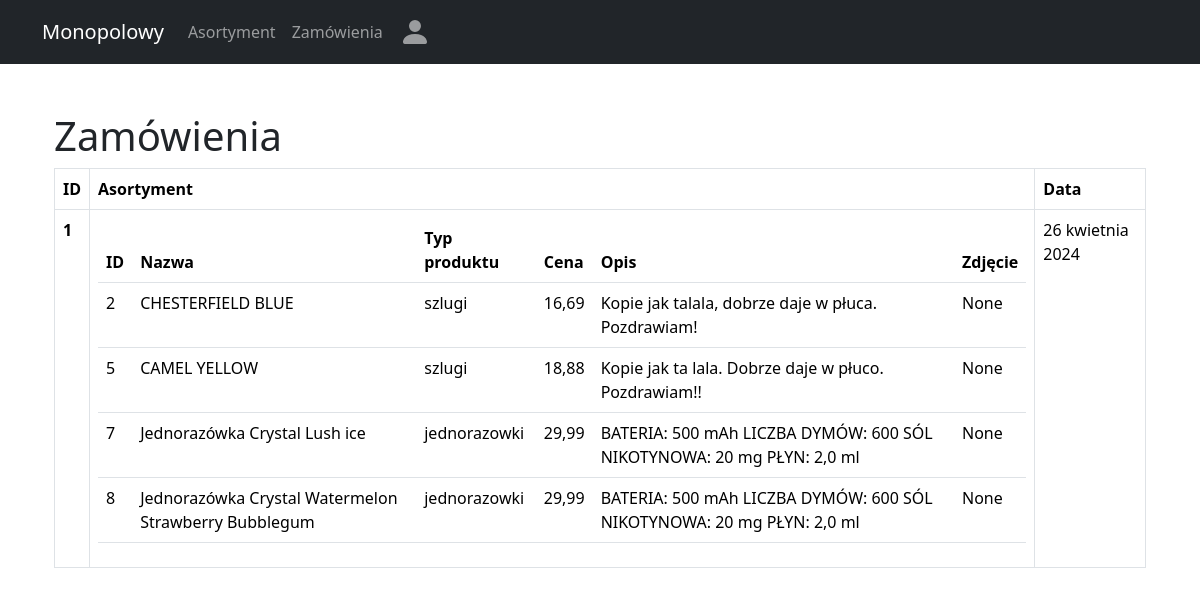
Page /zamowienia/ (signed in) on the earlier database version.
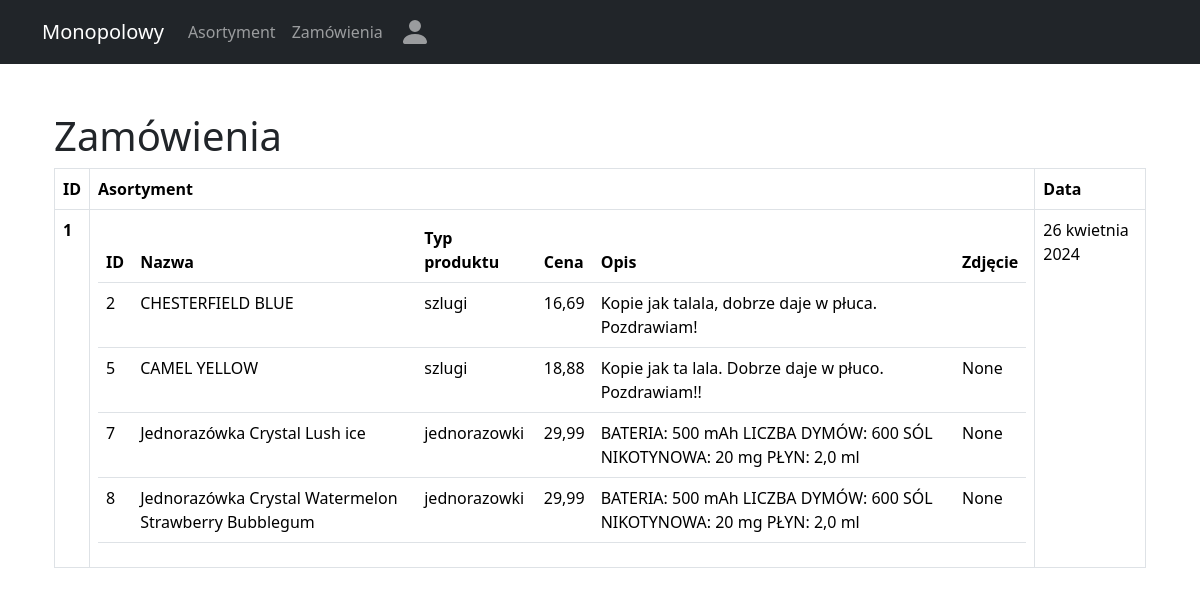
Same page on the later database version.
### monopolowy/models.py (models this page shows, shortened)
class Asortyment(models.Model):
    typ_choice = [
        ('szlugi', 'Papierosy'),
        ('jednorazowki', 'E-papierosy jednorazowe'),
        ('alkohol lekki', 'Alkohole niski voltage'),
        ('alkohol gruby', 'Alkohole wysoki voltage'),
    ]
    nazwa = models.CharField(max_length=100)
    typ_produktu = models.CharField(max_length=100, choices=typ_choice)
    cena = models.DecimalField(max_digits=7, decimal_places=2)
    opis = models.TextField(max_length=1000)
    zdjecie = models.TextField(max_length=1000, blank=True, null=True)
    class Meta:
        verbose_name_plural = "Asortyment"

### monopolowy/views.py (the view)
# urls.py: path('zamowienia/', zamowienia, name='monopolowy/zamowienia'),
def zamowienia(request):
    if request.user.is_authenticated:
        zamowienie = Zamowienie.objects.get(klient_id=request.user.id)
        context = {
            'zamowienia': [zamowienie],
            'logged_as_admin': request.user.is_superuser,
        }
        return render(request, 'monopolowy/zamowienia.html', context)
    else:
        context = {
            'error': 'Błąd logowania',
            'error_details': 'Nie jesteś zalogowany do konta.'
        }
        return render(request, 'monopolowy/not_logged.html', context)

### monopolowy/templates/monopolowy/zamowienia.html (shortened to what this page needs)
{% extends 'monopolowy/base.html' %}
{% block content %}
    <div class="container">
    <h1>Zamówienia</h1>
    <table class="table table-bordered">
      <thead>
        <tr>
          <th scope="col">ID</th>
          <th scope="col">Asortyment</th>
          <th scope="col">Data</th>
        </tr>
      </thead>
      <tbody>
        {% for zamowienie in zamowienia %}
        <tr>
          <th scope="row">{{ zamowienie.id }}</th>
          <td>
            <table class="table table-hover">
                <thead>
                    <tr>
                        <th>ID</th>
                        <th>Nazwa</th>
                        <th>Typ produktu</th>
                        <th>Cena</th>
                        <th>Opis</th>
                        <th>Zdjęcie</th>
                    </tr>
                </thead>
                <tbody>
            {% for asortyment in zamowienie.asortyment.all %}
                <tr>
                    <td>{{ asortyment.id }}</td>
                    <td>{{ asortyment.nazwa }}</td>
                    <td>{{ asortyment.typ_produktu }}</td>
                    <td>{{ asortyment.cena }}</td>
                    <td>{{ asortyment.opis }}</td>
                    <td>{{ asortyment.zdjecie }}</td>
                </tr>
            {% endfor %}
            </tbody>
            </table>
          </td>
          <td>{{ zamowienie.data }}</td>
        </tr>
        {% endfor %}
      </tbody>
    </table>
  </div>
{% endblock %}

Differences in the rows shown:
changed Asortyment "CHESTERFIELD BLUE": zdjecie "None" → (not shown)
